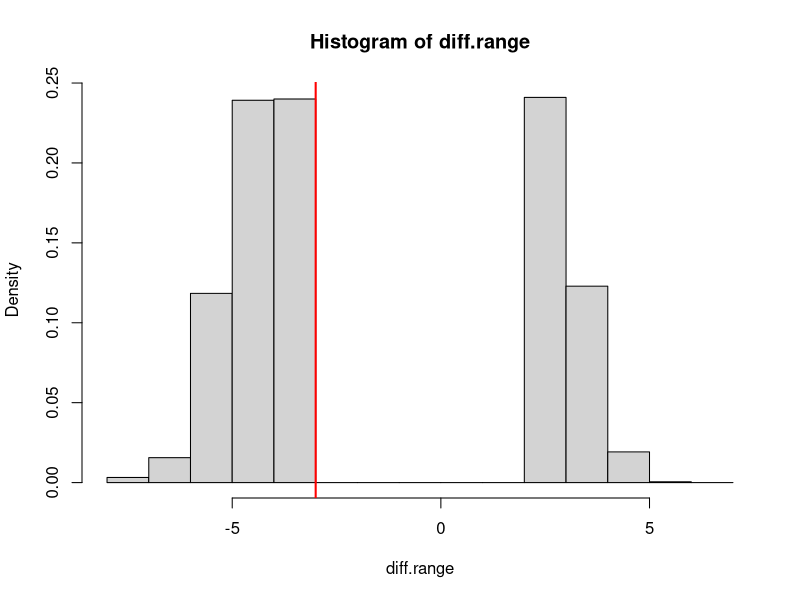

Source code (R):
# How would you test for a difference in variability between two groups?
# Bootstrap test for difference between ranges of two groups
# Load data
data <- read.csv('GSS_1980.csv')
attitude <- data$YOUNGEN
siblings <- data$SIBS

# H0: no difference between ranges of two groups
# H1: people who endorse the traditional attitude (1) have a larger range of siblings

N.1 <- length(siblings[attitude==1])
N.2 <- length(siblings[attitude==2])

######### Bootstrapping difference between ranges ###

# 95% confidence interval
diff.range <- replicate(10000,
{
  # Sample with replacement from each group
  X <- sample(siblings[attitude==1],N.1,replace=TRUE)
  Y <- sample(siblings[attitude==2],N.2,replace=TRUE)
  # Compute difference between ranges
  diff(range(X)) - diff(range(Y))
})
# 95% Confidence interval
quantile(diff.range,c(0.025,0.975)) # Includes 0 => no significant difference

# Independent samples permutation test
# Resample under H0: no difference between groups
# Observed difference between ranges
obs.diff <- diff(range(siblings[attitude==1])) -
  diff(range(siblings[attitude==2]))

diff.range <- replicate(10000,
{
  # Combine data
  combined <- sample(siblings, N.1 + N.2, replace=FALSE)
  # Split into two groups
  X <- combined[1:N.1]
  Y <- combined[(N.1+1):(N.1+N.2)]
  # Compute difference between ranges
  diff(range(X)) - diff(range(Y))
})

# Plot histogram of bootstrap differences under H0: no difference
hist(diff.range,freq=FALSE,
     breaks=seq(min(diff.range)-1,max(diff.range)+1,by=1))
abline(v=obs.diff,col="red",lwd=2)

# Compute p-value for upper tail test
p.value <- mean(diff.range >= obs.diff)
p.value

##########################
# F-test for equality of variances
data<-read.csv('GSS_1980.csv')
X <- data$REALRINC[data$YOUNGEN==1]
Y <- data$REALRINC[data$YOUNGEN==2]

# Compute variances and sample sizes
s2x <- var(X)
s2y <- var(Y)
Nx <- length(X)
Ny <- length(Y)

# By hand
F <- s2x/s2y
F
p <- 1-pf(F,Nx-1,Ny-1)
if (F < 1) p <- pf(F,Nx-1,Ny-1)
p # is this value less than alpha?

# Using var.test
var.test(X,Y)



################
# F-test is always 1-tailed: put the big variance on top vs. always s1 on top

p.1 <- p.2 <- vector() # p-values
bignum <- 10000
for (i in 1:bignum) {
   # Generate two samples
   X <- rnorm(15,0,10)
   Y <- rnorm(10,0,10)
   
   # F ratio, X on top
   F.1 <- var(X)/var(Y)
   if (F.1 > 1) { # compute p-values on upper tail, big variance is on top
     F.2 <- F.1
     p.1[i] <- p.2[i] <- 1-pf(F.1,14,9)
   } else { # compute p-values on lower tail, invert for big variance on top
     F.2 <- 1/F.1
     p.1[i] <- pf(F.1,14,9) # lower tail rejection region
     p.2[i] <- 1 - pf(F.2,9,14) # upper tail rejection region
   }
}
mean(p.1 < .025) # Standard two-tailed test (should be 0.05)
mean(p.2 < .05) # Converted to always upper tailed (will be twice what is expected)
